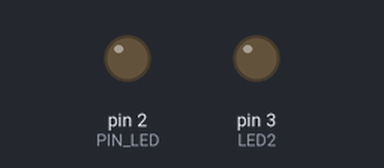
A sketch run on a simulated Arduino Uno, built with avr-gcc and run on an emulated ATmega328P. Shown: output pins drawn as LEDs (lit = HIGH).

Above: at 1.1 s.
At 2.1 s:
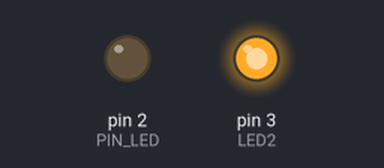
At 4.1 s:
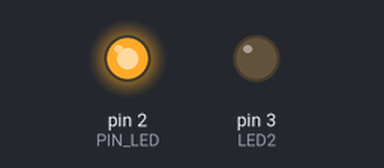
Timing chart, 0 to 5.2 s (numbered marks = the images above):
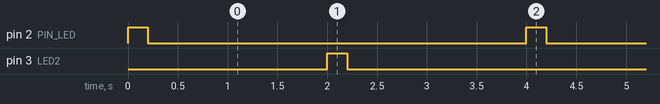

The sketch:

SecondLED.ino
```cpp
#define LED2 3
#define PIN_LED 2   // im Programm wird PIN_LED immer durch 2 ersetzt
                    // #define definiert einen Platzhalter, keine Variable

// setup() wird nur einmal durchlaufen und konfiguriert das Board
void setup() {
  pinMode(PIN_LED,OUTPUT);
  pinMode(LED2,OUTPUT);  // Setzt den Pin (2) der roten LED als Ausgang
}

// loop() läuft als Endlosschleife. Hier kommt das Hauptprogramm rein.
void loop() {
  digitalWrite(PIN_LED,HIGH);  // Ausgang HIGH (5V), LED an
  delay(200);                 // Programmverzögerung um 1s = 1000ms
  digitalWrite(PIN_LED,LOW);   // Ausgang LOW (0V), LED aus
  delay(1800);
  digitalWrite(LED2,HIGH);  // Ausgang HIGH (5V), LED an
  delay(200);                 // Programmverzögerung um 1s = 1000ms
  digitalWrite(LED2,LOW);   // Ausgang LOW (0V), LED aus
  delay(1800);
}
```

Measured:
- by itself, pin 2 (PIN_LED), pin 3 (LED2): alternates HIGH for 0.20 s and LOW for 3.8 s
- by itself, everything shown: repeats every 4.0 s, in 4 steps
